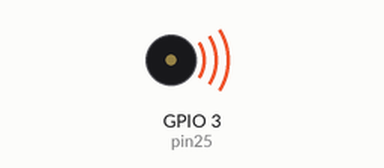
Bench run of a program on a simulated ESP8266 board running MicroPython. Parts: buzzer (waves = sounding). At 0.8 s the program stops and its outputs stay as they are.

Above: at 0.1 s.
At 0.8 s:
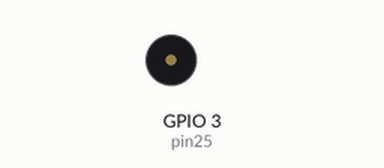
Timing chart, 0 to 2.3 s (numbered marks = the images above):
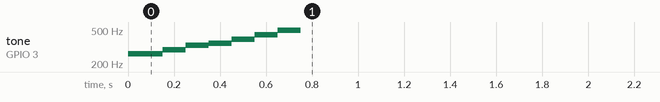

Measured:
- by itself, tone on GPIO 3 (pin25): plays 262 Hz for 0.15 s, 294 Hz for 0.10 s, 330 Hz for 0.10 s, 349 Hz for 0.10 s, 392 Hz for 0.10 s, 440 Hz for 0.10 s … (7 notes in this stretch)

The program:

esp01_buzzer.py
```python
import os,machine,math,time
from machine import ADC, I2C, Pin

class Buzzer():
    # 262 294 330 349 392 440 494
    def __init__(self):
        self.queue = []
        self.isPause = False
        gnd = machine.Pin(1)
        gnd.off()

    def play(self,freq=300,delay=0.1):
        pin25 = machine.PWM(machine.Pin(3), duty=512)
        pin25.freq(freq)
        time.sleep(delay)
        machine.PWM(machine.Pin(3), duty=0)

    def playList(self,list):
        self.queue.extend(list)

    def pause(self,b):
        self.isPause = b

    def stop(self):
        self.queue = []

    def run(self):
        while True:
            if len(self.queue)>0 and not self.isPause:
                note = self.queue[0]
                del self.queue[0]
                self.play(note[0],note[1])

buzzer = Buzzer()
buzzer.play(262,0.15)
buzzer.play(294,0.1)
buzzer.play(330,0.1)
buzzer.play(349,0.1)
buzzer.play(392,0.1)
buzzer.play(440,0.1)
buzzer.play(494,0.1)
```
